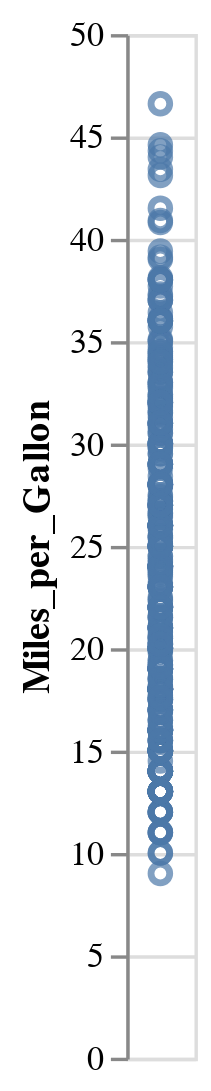

The notebook cell this image was saved under:
### Code cell
alt.Chart(cars).mark_point().encode(
    y = 'Miles_per_Gallon'
)

### Figure 1 — Vega-Lite specification as saved in the notebook (floating-point values rounded to 4 significant figures; data arrays with more than 128 entries replaced by an {"elided": "..."} marker saying what was removed)
{"config": {"view": {"continuousWidth": 300, "continuousHeight": 300}}, "data": {"name": "data-f02450ab61490a1363517a0190416235"}, "mark": {"type": "point"}, "encoding": {"y": {"field": "Miles_per_Gallon", "type": "quantitative"}}, "$schema": "https://vega.github.io/schema/vega-lite/v5.8.0.json", "datasets": {"data-f02450ab61490a1363517a0190416235": {"elided": "406 records"}}}
